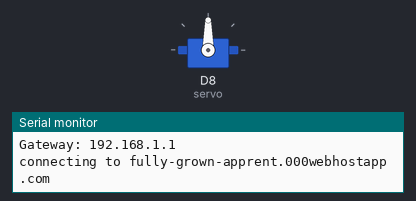
Recording of a sketch running on a simulated ESP8266 (NodeMCU). On the bench: servo, the last lines printed to the serial monitor. WiFi joins after 1.5 s; servers stay silent unless stated; uploads are accepted with an empty reply.

Above: at 1.55 s.
At 3.4 s:
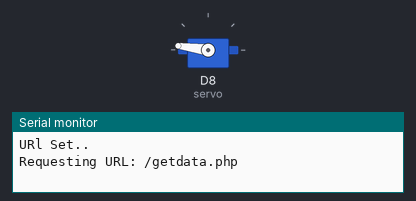
At 5.25 s:
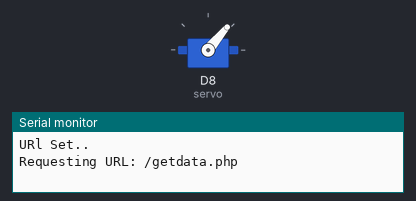
At 8.95 s:
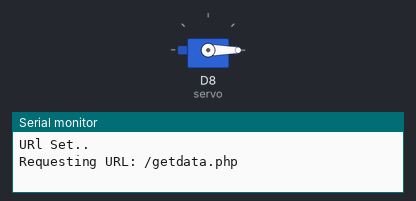
Timing chart, 0 to 11.2 s (numbered marks = the images above):
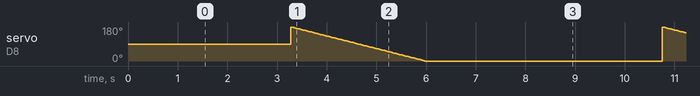

The sketch:

NEW_espmotor2.ino
```cpp
#include <ESP8266WiFi.h>
#include <ArduinoJson.h>
 #include <Servo.h>
 #include <HttpClient.h>


//const char* ssid     = "TP-Link_DB6F";
//const char* password = "akupunya";
const char* ssid     = "maidiee1234@unifi";
const char* password = "napsiah1";


const char* host = "fully-grown-apprent.000webhostapp.com"; //replace it with your webhost url
String url;
  Servo servo;
 int pos = 0;

void setup() {
  Serial.begin(115200);
  //delay(100);
  //pinMode(BUILTIN_LED, OUTPUT);
   //servo.write(0);


  Serial.println();
  Serial.println();
  Serial.print("Connecting to ");
  Serial.println(ssid);

  WiFi.begin(ssid, password);
  while (WiFi.status() != WL_CONNECTED) {
    delay(500);
    Serial.print(".");
  }

  Serial.println("");
  Serial.println("WiFi connected");
  Serial.println("IP address: ");
  Serial.println(WiFi.localIP());
  Serial.print("Netmask: ");
  Serial.println(WiFi.subnetMask());
  Serial.print("Gateway: ");
  Serial.println(WiFi.gatewayIP());

  servo.attach(D8);  //D8

}

void loop() {

  Serial.print("connecting to ");
  Serial.println(host);

  WiFiClient client;
  const int httpPort = 80;
  if (!client.connect(host, httpPort)) {
    Serial.println("connection failed");
    return;
  }

  //url = "/read_all.php?id=1";
  url = "/getdata.php";

  Serial.println("URl Set..");

 Serial.print("Requesting URL: ");
 Serial.println(url);

  client.print(String("GET ") + url + " HTTP/1.0\r\n" +    //changed fron http1.1 to http1.0
             "Host: " + host + "\r\n" +
              "Connection: close\r\n\r\n");
 delay(500);
 String section="header";
  while(client.available()){


   String line = client.readStringUntil('\r');
   //Serial.print(line);

    // we’ll parse the HTML body here
    if (section=="header") { // headers..
 //   Serial.println("header");
     if (line=="\n") { // skips the empty space at the beginning
     section="json";
      }
   }
   else if (section=="json") {  // print the good stuff
    //Serial.println("json");
    section="ignore";
     String result = line.substring(1);
     Serial.print(result);

     int value=HIGH;
 if(result=="{\"status\":\"1\"}")
    {
    //openDoor();
    for (pos = 0; pos <= 180; pos += 1) { // goes from 0 degrees to 180 degrees
//    // in steps of 1 degree
    servo.write(pos);              // tell servo to go to position in variable 'pos'
  delay(15);        }

    delay(3000);
    Serial.println("done moving");

     }

     else
     {
    // closeDoor();
    for (pos = 180; pos >= 0; pos -= 1) { // goes from 180 degrees to 0 degrees
    servo.write(pos);              // tell servo to go to position in variable 'pos'
   delay(15); }
     value=HIGH;
    delay(3000);

   Serial.println("done move after fail");
     }

     // Parse JSON
      int size = result.length() + 1;
      char json[size];
      result.toCharArray(json, size);

      StaticJsonBuffer<500> jsonBuffer;
      JsonObject& json_parsed = jsonBuffer.parseObject(json);
      if (!json_parsed.success())
      {
        Serial.println("parseObject() failed");
        return;
      }


       // Fetch values.
  //
  // Most of the time, you can rely on the implicit casts.
  // In other case, you can do root["time"].as<long>();

  int status = json_parsed["status"];


  Serial.print("Status = ");
  Serial.println(status);


//  int value = LOW;
//  // if you press open from  the screen
//  if(status="1")  {
// openDoor();
//delay(3000);
//Serial.println("done moving");
//  }
// else{
//  closeDoor();
//    value = HIGH;
//   delay(3000);
//   Serial.println("done move after fail");
//  }
//
   //}
// //delay(3000);
//
   }   }  }


     //function to initialize the lcd and display waiting for initialization and command
//void openDoor() {
// for (pos = 0; pos <= 180; pos += 1) { // goes from 0 degrees to 180 degrees
////    // in steps of 1 degree
//    servo.write(pos);              // tell servo to go to position in variable 'pos'
//  delay(15);                       // waits 15ms for the servo to reach the position
//}
//
//}
//
//void closeDoor() {
//   for (pos = 180; pos >= 0; pos -= 1) { // goes from 180 degrees to 0 degrees
//    servo.write(pos);              // tell servo to go to position in variable 'pos'
//   delay(15);                       // waits 15ms for the servo to reach the position
//}
//
//}
```
